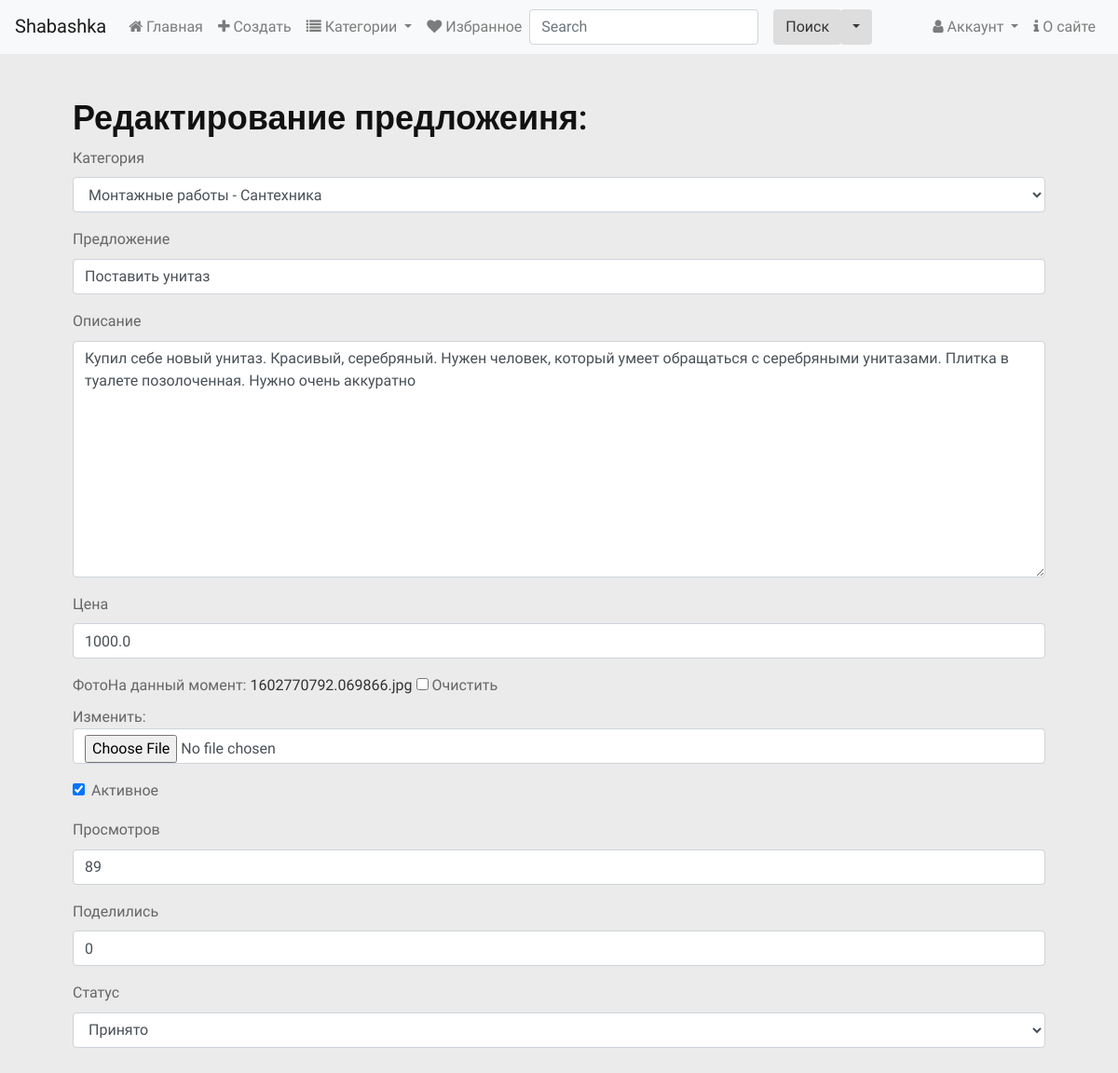
The app's page /accounts/profile/change/3/ (signed in), older data.
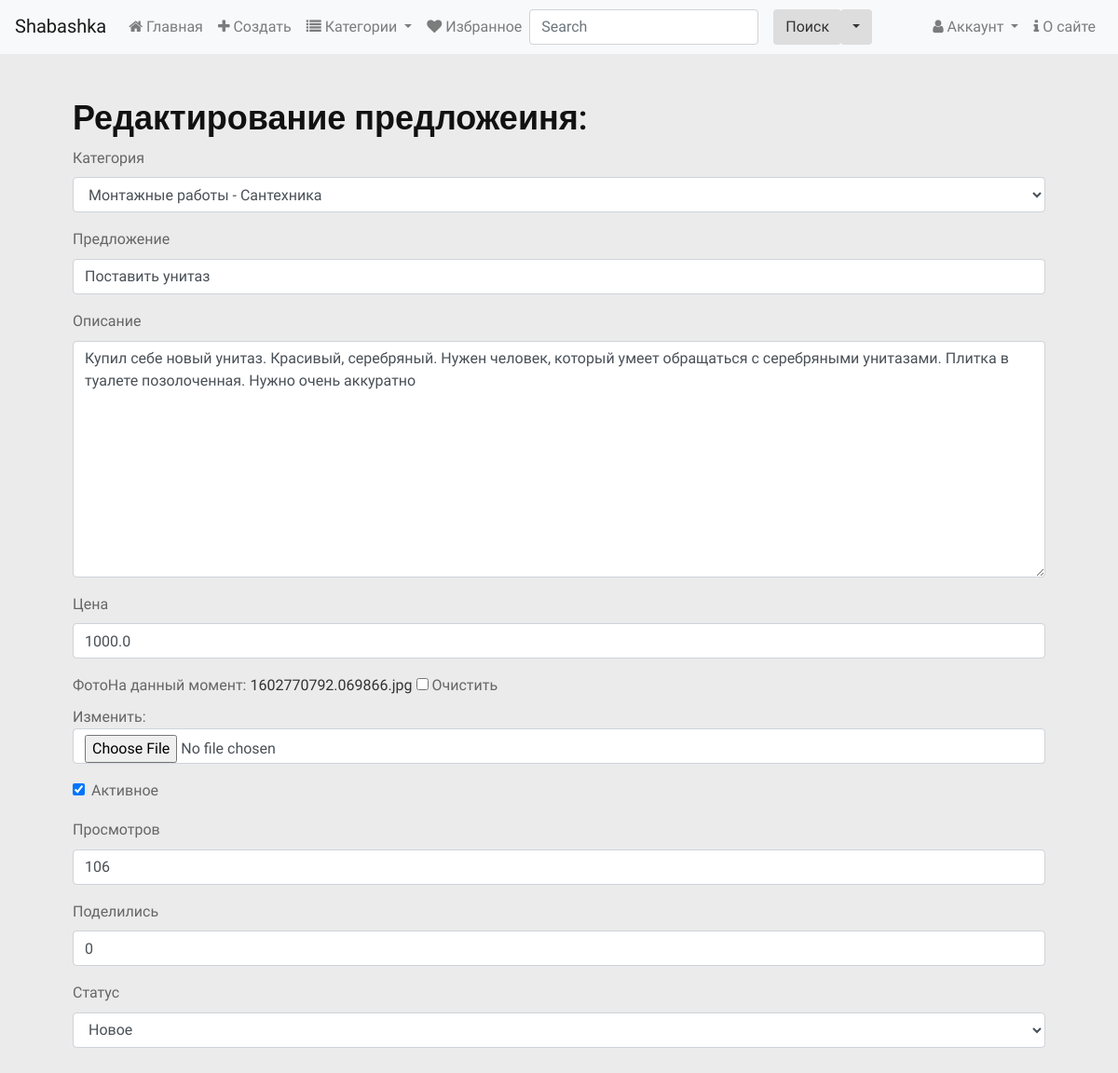
The same page, newer data.
### main/models.py (models this page shows, shortened)
class Offer(models.Model):
    STATUS = [
        ('n', 'Новое'),
        ('a', 'Принято'),
        ('d', 'Выполнено')
    ]
    category = models.ForeignKey(SubCategory, on_delete=models.PROTECT, verbose_name="Категория")
    title = models.CharField(max_length=40, verbose_name="Предложение")
    content = models.TextField(verbose_name="Описание")
    price = models.FloatField(default=0, verbose_name="Цена")
    image = models.ImageField(blank=True, upload_to=get_timestamp_path, verbose_name="Фото")
    author = models.ForeignKey(ShaUser, on_delete=models.CASCADE, verbose_name="Автор")
    is_active = models.BooleanField(default=True, db_index=True, verbose_name="Активное")
    created = models.DateTimeField(auto_now_add=True, db_index=True, verbose_name="Опубликовано" )
    reviews = models.IntegerField(default=0, verbose_name="Просмотров")
    shared = models.IntegerField(default=0, verbose_name="Поделились")
    status = models.CharField(max_length=1, default='n', null=True, blank=True, db_index=True, choices=STATUS, verbose_name="Статус")
    class Meta:
        verbose_name = "Предложение"
        verbose_name_plural = "Предложения"
        ordering = ["-created"]

### main/views.py (the view)
# urls.py: path('accounts/profile/change/<int:pk>/', views.offer_change, name="offer_change"),
@login_required
def offer_change(request, pk):
    offer = get_object_or_404(Offer, pk=pk)
    if request.user != offer.author:
        messages.add_message(request, messages.ERROR, "Вы можете управлять только своими предложениями")
        return redirect("main:profile")
    if request.method == "POST":
        form = OfferForm(request.POST, request.FILES, instance=offer)
        if form.is_valid():
            offer = form.save()
            formset = AIFormSet(request.POST, request.FILES, instance=offer)
            if formset.is_valid():
                formset.save()
                messages.add_message(request, messages.SUCCESS, "Предложение исправлено")
                return redirect("main:profile")
    else:
        form = OfferForm(instance=offer)
        formset = AIFormSet(instance=offer)
        context = {'form': form, 'formset': formset}
        return render(request, "main/change_offer.html", context)

### main/forms.py
class OfferForm(forms.ModelForm):
    class Meta:
        model = Offer
        fields = '__all__'
        widgets = {'author': forms.HiddenInput}

### main/models.py (called while the page is built)
    def get_queryset(self):
        return super().get_queryset().filter(super_category__isnull=False)

    def __str__(self):
        return f"{self.super_category.name} - {self.name}"

### main/templates/main/change_offer.html (shortened to what this page needs)
{% extends 'main/layout.html' %}
{% load static %}
{% load bootstrap4 %}
{% block body %}
<div class="container p-5">
    <h2>Редактирование предложеиня: {{ offer.title }}</h2>
    <form method="POST">
        {% bootstrap_form form layout="vertical"%}
    </form>
</div>
{% endblock %}

Row changes from the older to the newer data that the page shows:
changed Offer "Монтажные работы - Сантехника": reviews "89" → "106"; status "Принято" → "Новое"
